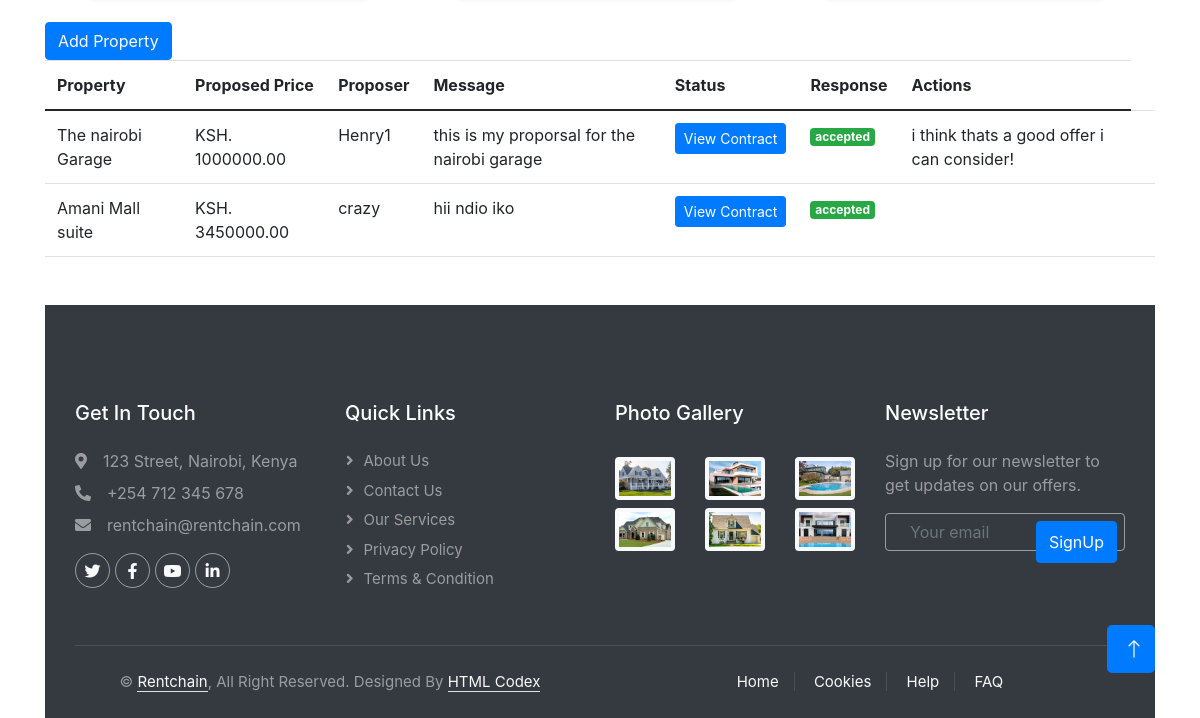
Before: /landlord/dashboard/ (signed in, lower part) with the older database file.
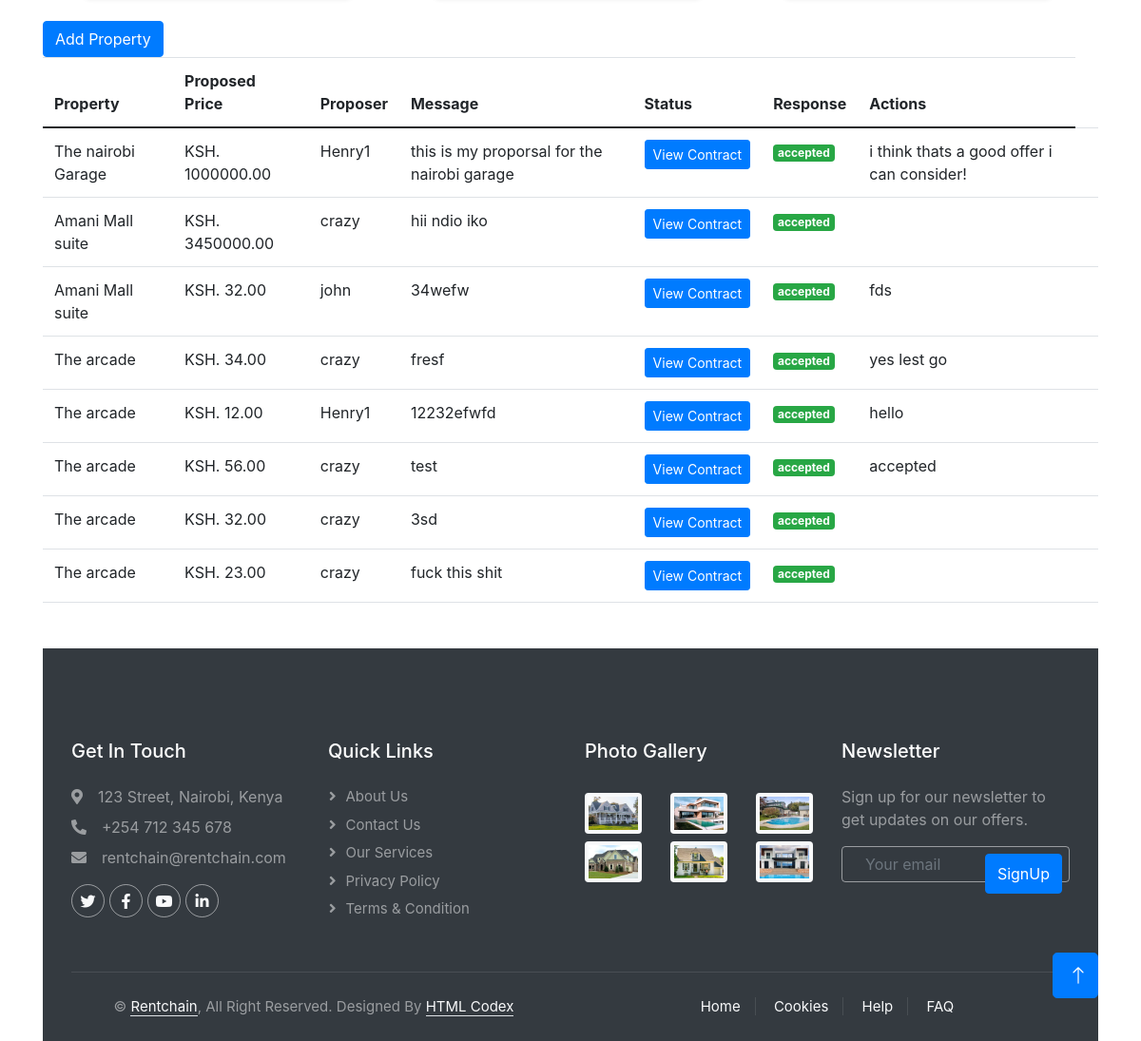
After: the same page with the newer database file.
### property_app/models.py (models this page shows, shortened)
class Proposal(models.Model):
    STATUS_CHOICES = [
        ('pending', 'Pending'),
        ('accepted', 'Accepted'),
        ('rejected', 'Rejected'),
    ]
    payment_status = models.CharField(
        max_length=20,
        choices=[('Pending', 'Pending'), ('Paid', 'Paid')],
        default='Pending'
    )
    property = models.ForeignKey(Property, on_delete=models.CASCADE, related_name='proposals')
    proposer = models.ForeignKey(settings.AUTH_USER_MODEL, on_delete=models.CASCADE, related_name='proposals')
    proposed_price = models.DecimalField(max_digits=10, decimal_places=2)
    message = models.TextField(blank=True, null=True)
    created_at = models.DateTimeField(auto_now_add=True)
    status = models.CharField(max_length=10, choices=STATUS_CHOICES, default='pending')  # New field
    landlord_response = models.TextField(blank=True, null=True)  # New field
    paid_amount = models.DecimalField(max_digits=10, decimal_places=2, default=0)
    start_date = models.DateField(null=True, blank=True)
    end_date = models.DateField(null=True, blank=True)
    from django.core.exceptions import ObjectDoesNotExist

class Property(models.Model):
    id = models.AutoField(primary_key=True)  # Auto-incrementing ID field
    landlord = models.ForeignKey(settings.AUTH_USER_MODEL, on_delete=models.CASCADE, related_name="properties")
    name = models.CharField(max_length=255, default='test')
    description = models.TextField(default='test')
    price = models.DecimalField(max_digits=10, decimal_places=2,default='123')
    location = models.CharField(max_length=255,default='test')
    created_at = models.DateTimeField(auto_now_add=True)
    number_of_units=models.IntegerField()
    size=models.IntegerField()
    baths=models.IntegerField()
    beds=models.IntegerField()
    amenities = models.ManyToManyField('Amenity', blank=True, related_name='properties',default='gym')
    contact_number = models.CharField(max_length=15, blank=True, null=True,default='0711111')
    utilities = models.TextField(blank=True, null=True, help_text="List included utilities (e.g., water, electricity).",default='water')
    nearby_features = models.TextField(blank=True, null=True,default='school')
    lease_type=[
        ('rent','Rent'),
        ('sale','Sale'),
        ('lease','Lease')
    ]
    CATEGORY_CHOICES = [
        ('apartment', 'Apartment'),
        ('villa', 'Villa'),
        ('Home', 'home'),
        ('Office', 'office'),
        ('Garage', 'garage'),
    ]
    STATUS_CHOICES = [
    ('available', 'Available'),
    ('occupied', 'Occupied'),
    ('sold', 'Sold'),
]
    FURNISHING_CHOICES = [
    ('furnished', 'Furnished'),
    ('semi-furnished', 'Semi-Furnished'),
    ('unfurnished', 'Unfurnished'),
]
    furnishing_status = models.CharField(max_length=50, choices=FURNISHING_CHOICES, default='unfurnished')
    status = models.CharField(max_length=50, choices=STATUS_CHOICES, default='available')
    category = models.CharField(max_length=50, choices=CATEGORY_CHOICES, default='apartment')
    t_type= models.CharField(max_length=50,choices=lease_type,default='rent')

class User(AbstractUser):
    ROLES = [
        ('client', 'Client'),
        ('landlord', 'Landlord'),
        ('admin', 'Admin'),
    ]
    role = models.CharField(max_length=10, choices=ROLES, default='client')
    wallet_balance = models.DecimalField(max_digits=10, decimal_places=2, default=0.00)
    groups = models.ManyToManyField(
        Group,
        related_name="custom_user_groups",  # Specify a custom related_name
        blank=True,
    )
    user_permissions = models.ManyToManyField(
        Permission,
        related_name="custom_user_permissions",  # Specify a custom related_name
        blank=True,
    )

### property_app/views.py (the view, shortened to what this page needs)
# urls.py: path('landlord/dashboard/', LandlordDashboardView.as_view(), name='landlord_dashboard'),
@method_decorator(login_required, name='dispatch')
@method_decorator(role_required('landlord'), name='dispatch')
class LandlordDashboardView(View):
    def get(self, request, *args, **kwargs):
        properties = Property.objects.filter(landlord=request.user)
        proposals = Proposal.objects.filter(property__in=properties).select_related('proposer', 'property')
        PropertyImageFormSet = modelformset_factory(PropertyImage, form=PropertyImageForm, extra=3)
        property_form = PropertyForm()
        image_formset = PropertyImageFormSet(queryset=PropertyImage.objects.none())
        return render(request, 'landlord_dashboard.html', {
            'properties': properties,
            'proposals': proposals,
            'property_form': property_form,
            'image_formset': image_formset,
        })

### property_app/forms.py
class PropertyForm(forms.ModelForm):
    class Meta:
        model = Property
        fields = [
            'name',
            'description',
            'price',
            'location',
            'category',
            't_type',
            'number_of_units',
            'beds',
            'baths',
            'size',
            'status',
            'furnishing_status',
            'nearby_features',
            'utilities',
            'contact_number',
        ]

### property_app/context_processors.py (called while the page is built)
def dashboard_url(request):
    if request.user.is_authenticated:
        if request.user.role == 'client':
            return {'dashboard_url': reverse('client_dashboard')}
        elif request.user.role == 'landlord':
            return {'dashboard_url': reverse('landlord_dashboard')}
        elif request.user.role == 'admin':
            return {'dashboard_url': reverse('admin_dashboard')}
    return {'dashboard_url': None}

### property_app/templates/landlord_dashboard.html (shortened to what this page needs)
{% extends "base.html" %}
{% block content %}
<link href="//maxcdn.bootstrapcdn.com/bootstrap/4.1.1/css/bootstrap.min.css" rel="stylesheet" id="bootstrap-css">
<div class="container emp-profile">
{% if properties%}
<div class="wrapper">
</div>
{%else%}
<P>NO PROPERTIES</P>
{% endif %}
<button class="btn btn-primary" type="button" data-bs-toggle="collapse" data-bs-target="#property-form-container">
    Add Property
</button>
<table class="table">
    <thead>
        <tr>
            <th>Property</th>
            <th>Proposed Price</th>
            <th>Proposer</th>
            <th>Message</th>
            <th>Status</th>
            <th>Response</th>
            <th>Actions</th>
        </tr>
    </thead>
    <tbody>
        {% for proposal in proposals %}
        <tr>
            <td>{{ proposal.property.name }}</td>
            <td>KSH. {{ proposal.proposed_price }}</td>
            <td>{{ proposal.proposer.username }}</td>
            <td>{{ proposal.message }}</td>
            <td>{% if proposal.status == 'accepted' %}
                <a href="{% url 'view_contract' proposal.id %}" class="btn btn-primary btn-sm">View Contract</a>
            {% endif %}
            </td>
            <td>
                <span class="badge
                {% if proposal.status == 'accepted' %}bg-success
                {% elif proposal.status == 'rejected' %}bg-danger
                {% else %}bg-warning
                {% endif %}">
                {{ proposal.status }}
            </span>
            </td>
            <td>{{ proposal.landlord_response }}</td>
            <td>
            </td>
        </tr>
        {% endfor %}
    </tbody>
</table>
{%endblock%}

Changed rows visible on the page:
added Proposal: property.name "Amani Mall suite", proposed_price "32.00", proposer.username "john", message "34wefw", shows "View Contract", status "accepted", landlord_response "fds"
added Proposal: property.name "The arcade", proposed_price "34.00", proposer.username "crazy", message "fresf", shows "View Contract", status "accepted", landlord_response "yes lest go"
added Proposal: property.name "The arcade", proposed_price "12.00", proposer.username "Henry1", message "12232efwfd", shows "View Contract", status "accepted", landlord_response "hello"
added Proposal: property.name "The arcade", proposed_price "56.00", proposer.username "crazy", message "test", shows "View Contract", status "accepted", landlord_response "accepted"
added Proposal: property.name "The arcade", proposed_price "32.00", proposer.username "crazy", message "3sd", shows "View Contract", status "accepted"
added Proposal: property.name "The arcade", proposed_price "23.00", proposer.username "crazy", message "fuck this shit", shows "View Contract", status "accepted"
